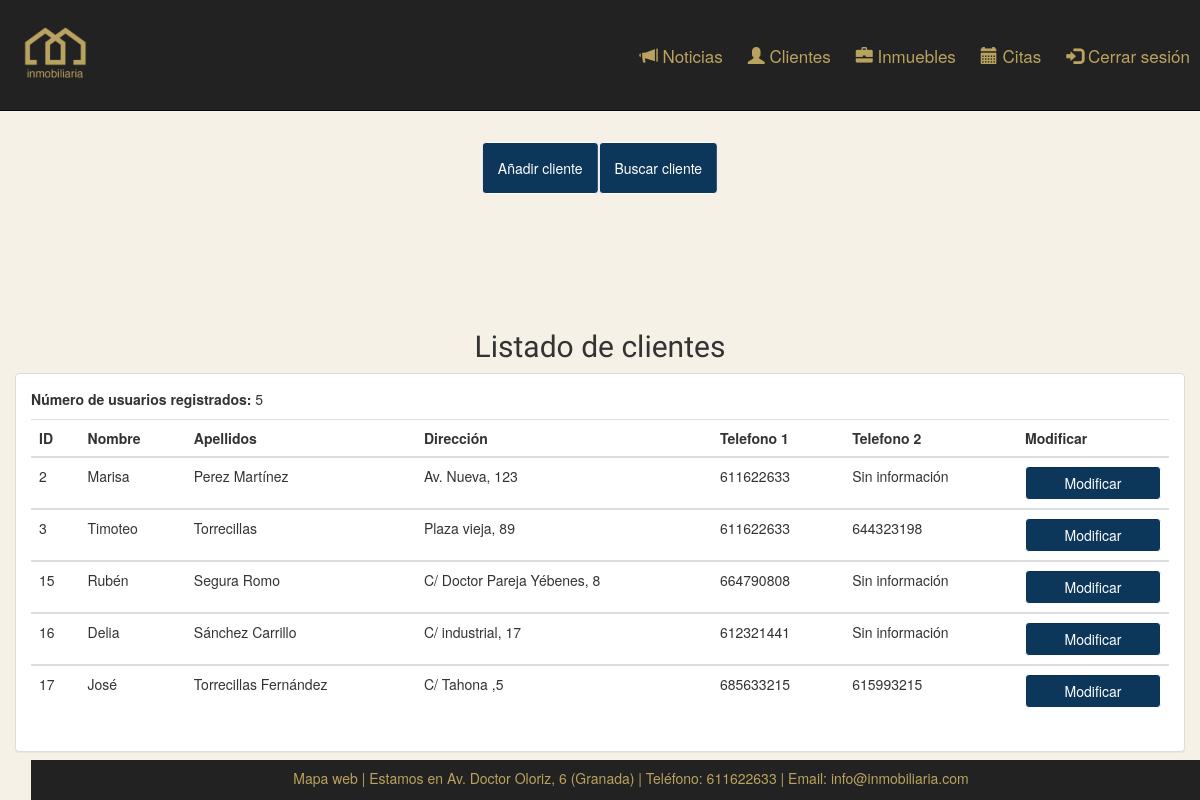
The page /php/clientes.php (signed in) on the database its author committed.
### tables this page shows
CREATE TABLE IF NOT EXISTS `clientes` (
`id` bigint(20) unsigned NOT NULL,
  `nombre` varchar(15) NOT NULL,
  `apellidos` varchar(30) NOT NULL,
  `direccion` varchar(50) NOT NULL,
  `telefono1` varchar(9) NOT NULL,
  `telefono2` varchar(9) DEFAULT NULL,
  `nombre_usuario` varchar(20) NOT NULL,
  `pass` varchar(32) NOT NULL
);

### php/clientes.php (the view, shortened to what this page needs)
<?php
    include "../php/funciones.php";
  ?>
<!DOCTYPE html>
<html lang="es">
  <head>
    <link href="../css/bootstrap.min.css" rel="stylesheet" media="screen">
    <link rel="stylesheet" href="../css/mis-estilos.css">
  </head>
  <body>
    <div class="container-fluid menu-inicio">
      <div class="row">
        <div class="col-xs-12">
          <nav class="navbar ">
            <div class="container-fluid">
              <ul class="nav navbar-nav navbar-center margen-cont" align="center">
                <li><a type="button" class="btn btn-primary btn-md" href="nuevo_cliente.php">Añadir cliente</a></li>
                <li><a type="button" class="btn btn-primary btn-md" href="buscar_cliente.php">Buscar cliente</a></li>
              </ul>
            </div>
          </nav>
        </div>
      </div>
    </div>
     <div class="container-fluid">
       <div class="row">
         <div class="col-xs-12 lista-clientes">
          <h2 class="margen-citas" align="center">Listado de clientes</h2>
           <div class="panel panel-default">
              <div class="panel-body">
                <div class="table-responsive">
                <div class="table table-striped">
                  <?php
                      $conexion = abrirConexion();
                      $consulta = "select id,nombre,apellidos,direccion,telefono1,telefono2
                                  from clientes
                                  order by id";
                      $datos = mysqli_query($conexion,$consulta);
                      if (!$datos) {
                        echo "No hay datos que mostrar";
                      } else {
                        $num_filas = mysqli_num_rows($datos);
                        if ($num_filas == 0) {
                          echo "No hay ningún usuario registrado";
                        } else {
                          $clientes_registrados = $num_filas - 2;
                          echo "<p><strong>Número de usuarios registrados:</strong> $clientes_registrados</p>";
                          echo "<table class='table table-hover'";
                          echo "<thead><tr><th>ID</th><th>Nombre</th><th>Apellidos</th><th>Dirección</th><th>Telefono 1</th><th>Telefono 2</th><th>Modificar</th></tr></thead>";
                          while ($fila = mysqli_fetch_array($datos,MYSQLI_ASSOC)) {
                            if($fila['id'] > 1) {
                              if ($fila['telefono2'] == '') {
                                echo "<tbody><tr><td>$fila[id]</td><td>$fila[nombre]</td><td>$fila[apellidos]</td><td>$fila[direccion]</td><td>$fila[telefono1]</td><td>Sin información</td>
                                <td><form action='modificar_cliente.php' method='post'><input type='hidden' name='id' value='$fila[id]'><input class='form-control btn-primary' type='submit' name='modificar' value='Modificar'></form></td></tr></tbody>";
                              } else {
                                echo "<tbody><tr><td>$fila[id]</td><td>$fila[nombre]</td><td>$fila[apellidos]</td><td>$fila[direccion]</td><td>$fila[telefono1]</td><td>$fila[telefono2]</td>
                                <td><form action='modificar_cliente.php' method='post'><input type='hidden' name='id' value='$fila[id]'><input class='form-control btn-primary' type='submit' name='modificar' value='Modificar'></form></td></tr></tbody>";
                              }
                            }
                          }
                        }
                      }
                   ?>
                </div>
              </div>
              </div>
           </div>
         </div>
       </div>
     </div>
    <footer class="navbar-nav navbar-inverse">
      <p align="center"><a class="aweb" href="../inmobiliaria/php/mapa_web.php">Mapa web</a> | Estamos en Av. Doctor Oloriz, 6 (Granada) | Teléfono: 611622633 | Email: info@inmobiliaria.com</p>
    </footer>
  </body>
</html>

### css/mis-estilos.css (style rules this page uses)
body { background-color: #f5f1e7; }
h1, h2,h3 { font-family: 'Lobster Two'; }
footer { background-color: black; padding-top: 8px; display: both; bottom: 0; width: 100%; height: 40px; color: #baa35f; position: fixed; }
.margen-citas { margin-top: 100px; }
.margen-cont { margin-bottom: 100px; }
.navbar-nav.navbar-center { position: absolute; left: 50%; transform: translatex(-50%); }
.menu-inicio { margin-top: 125px; }
.nav { padding-top: 16px; }
.aweb { color:#baa35e; }
.lista-clientes { margin-top: 35px; }
.btn-primary { background-color: #0c365a; border-color: #fff; }

### rows shown on the page
clientes: id "2", nombre "Marisa", apellidos "Perez Martínez", direccion "Av. Nueva, 123", telefono1 "611622633"
clientes: id "3", nombre "Timoteo", apellidos "Torrecillas", direccion "Plaza vieja, 89", telefono1 "611622633", telefono2 "644323198"
clientes: id "15", nombre "Rubén", apellidos "Segura Romo", direccion "C/ Doctor Pareja Yébenes, 8", telefono1 "664790808"
clientes: id "16", nombre "Delia", apellidos "Sánchez Carrillo", direccion "C/ industrial, 17", telefono1 "612321441"
clientes: id "17", nombre "José", apellidos "Torrecillas Fernández", direccion "C/ Tahona ,5", telefono1 "685633215", telefono2 "615993215"

### other values the page prints
$clientes_registrados "5"
